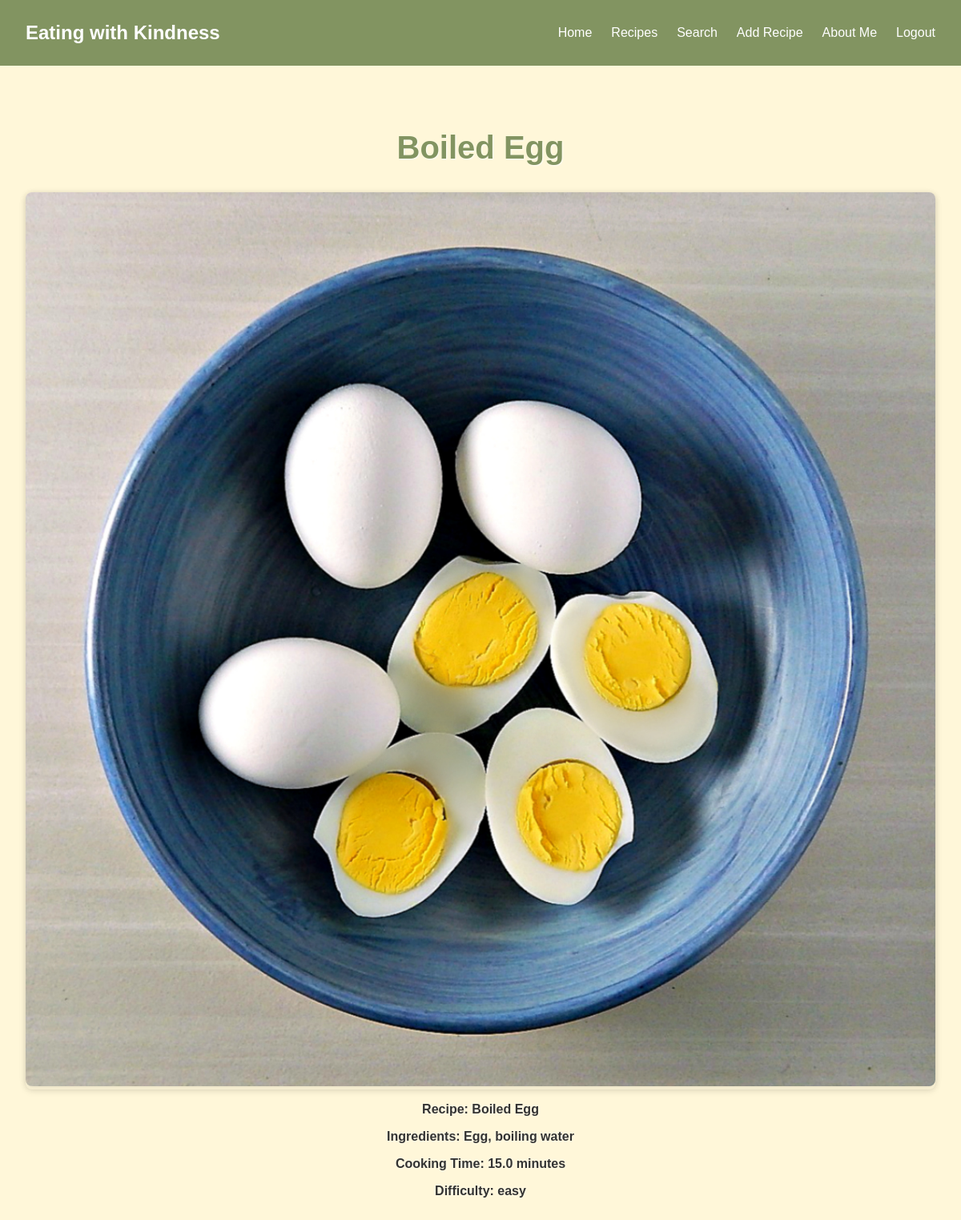
The page /list/8 (signed in) on the database its author committed.
### recipes/models.py (models this page shows, shortened)
class Recipe(models.Model):
  recipe_id=models.AutoField(primary_key=True)
  name=models.CharField(max_length=120)
  ingredients=models.TextField(default="no ingredients")
  cooking_time=models.FloatField(help_text="in minutes")
  difficulty=models.CharField(max_length=20, choices=difficulty_choices, default='easy')
  pic = models.ImageField(upload_to='recipes', default='no_picture.jpg')

### recipes/views.py (the view)
# urls.py: path('list/<pk>', RecipeDetailView.as_view(), name='detail'),
class RecipeDetailView(LoginRequiredMixin, DetailView):
    model = Recipe
    template_name = 'recipes/detail.html'

### recipes/templates/recipes/detail.html (shortened to what this page needs)
{% load static %}
<!DOCTYPE html>
<html lang="en">
<head>
    <link rel="stylesheet" href="{% static 'recipes/style.css' %}">
</head>
<body class="no-bg-image">
    <nav class="navbar">
        <div class="brand">Eating with Kindness</div>
        <ul class="nav-links" id="navLinks">
            <li><a href="{% url 'recipes_home' %}">Home</a></li>
            <li><a href="{% url 'recipe_list' %}">Recipes</a></li>
            <li><a href="{% url 'ingredient_search' %}">Search</a></li>
            <li><a href="{% url 'add_recipe' %}">Add Recipe</a></li>
            <li><a href="{% url 'about_me' %}">About Me</a></li>
            <li><a href="{% url 'logout' %}">Logout</a></li>
        </ul>
    </nav>
    <div class="content detail-wrapper">
        <h2 class="page-title">{{ object.name }}</h2>
        <div class="recipe-detail">
            <div class="recipe-image">
                <img src="{{ object.pic.url }}" alt="{{ object.name }}" class="recipe-image">
            </div>
            <div class="recipe-info">
                <p><strong>Recipe:</strong> {{ object.name }}</p>
                <p><strong>Ingredients:</strong> {{ object.ingredients }}</p>
                <p><strong>Cooking Time:</strong> {{ object.cooking_time }} minutes</p>
                <p><strong>Difficulty:</strong> {{ object.difficulty }}</p>
            </div>
        </div>
    </div>
</body>
</html>

### recipes/static/recipes/style.css (style rules this page uses)
body, html { margin: 0; padding: 0; height: 100%; font-family: 'Quicksand', sans-serif; color: #333; background-color: #FFF7D9; }
body.no-bg-image { background-image: none !important; background-color: #FFF7D9 !important; background-attachment: scroll !important; }
.navbar { display: flex; justify-content: space-between; align-items: center; background-color: #829461; color: white; padding: 1rem 2rem; position: relative; z-index: 10; }
.brand { font-size: 1.5rem; font-weight: 600; }
.nav-links { list-style: none; display: flex; gap: 1.5rem; }
.nav-links li a { text-decoration: none; color: white; font-weight: 500; transition: color 0.3s ease; }
.content { padding: 3rem 2rem; text-align: center; color: #333; }
.content p { font-weight: bold; }
.content, .content p { text-shadow: 0 0 5px rgba(255, 255, 255, 0.7); }
img { border-radius: 8px; object-fit: cover; box-shadow: 0 2px 8px rgba(0,0,0,0.1); }
.page-title { text-align: center; font-size: 2.5rem; margin-top: 2rem; color: #829461; text-shadow: 1px 1px 2px rgba(255, 255, 255, 0.8); font-family: 'Quicksand', sans-serif; }
.recipe-image { max-width: 100%; height: auto; border-radius: 8px; object-fit: cover; box-shadow: 0 2px 8px rgba(0,0,0,0.1); }

### rows shown on the page
Recipe: name "Boiled Egg", pic (picture), ingredients "Egg, boiling water", cooking_time "15.0", difficulty "easy"
